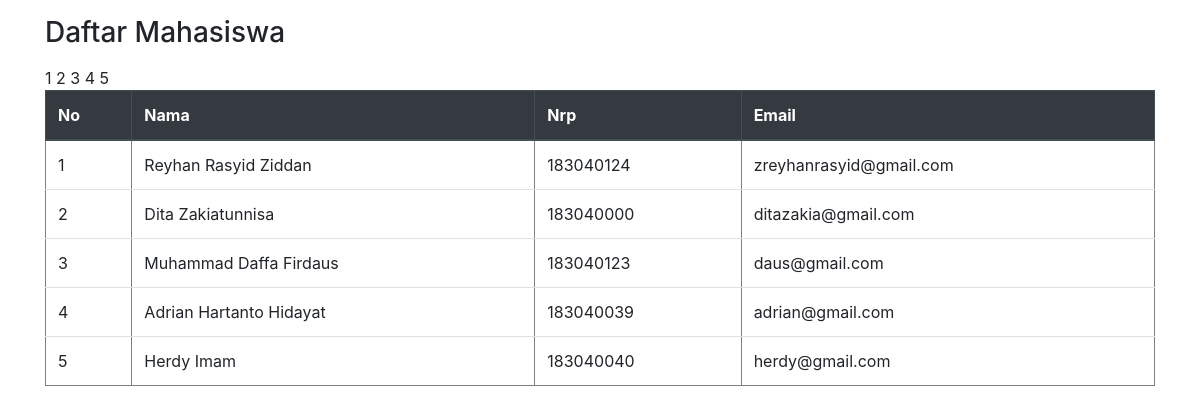
/latihan1/index.php, run on the app's committed database.
### tables this page shows
CREATE TABLE `mahasiswa` (
  `id` int(11) NOT NULL,
  `nama` varchar(50) NOT NULL,
  `nrp` varchar(9) NOT NULL,
  `email` varchar(50) DEFAULT NULL
);

### latihan1/index.php (the view, shortened to what this page needs)
<?php
$mysqli = new mysqli("localhost", "root", "", "universitas_pasundan");
$result = $mysqli->query("SELECT * FROM mahasiswa");
$rows = $result->fetch_all();
$data_json = json_encode($rows);
?>
<!doctype html>
<html lang="en">
<head>
    <link rel="stylesheet" href="https://cdn.jsdelivr.net/npm/bootstrap@4.5.3/dist/css/bootstrap.min.css">
</head>
<body class="container">
    <h3 class="my-3">Daftar Mahasiswa</h3>
    <table border="1" class="table table-hover">
        <thead class="thead-dark">
            <tr>
                <th>No</th>
                <th>Nama</th>
                <th>Nrp</th>
                <th>Email</th>
            </tr>
        </thead>
        <tbody>
            <?php $i = 1; ?>
            <?php foreach (json_decode($data_json) as $data) { ?>
                <tr>
                    <td><?= $i; ?></td>
                    <td><?= $data[1]; ?></td>
                    <td><?= $data[2]; ?></td>
                    <td><?= $data[3]; ?></td>
                </tr>
                <?= $i++; ?>
            <?php } ?>
        </tbody>
    </table>
</body>
</html>

### data on the page
mahasiswa: nama "Reyhan Rasyid Ziddan", nrp "183040124", email "zreyhanrasyid@gmail.com"
mahasiswa: nama "Dita Zakiatunnisa", nrp "183040000", email "ditazakia@gmail.com"
mahasiswa: nama "Muhammad Daffa Firdaus", nrp "183040123", email "daus@gmail.com"
mahasiswa: nama "Adrian Hartanto Hidayat", nrp "183040039", email "adrian@gmail.com"
mahasiswa: nama "Herdy Imam", nrp "183040040", email "herdy@gmail.com"
